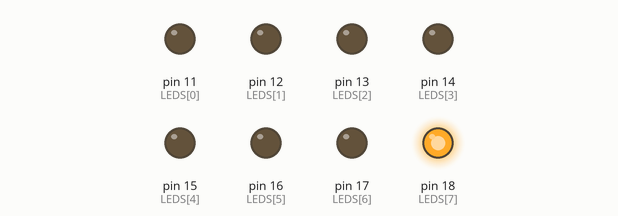
The sketch below on a simulated Arduino Uno, built with avr-gcc and run on an emulated ATmega328P. On the bench: output pins drawn as LEDs (lit = HIGH).

Above: at 0.16 s.
At 0.36 s:
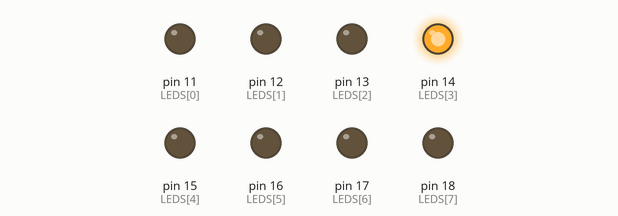
At 0.75 s:
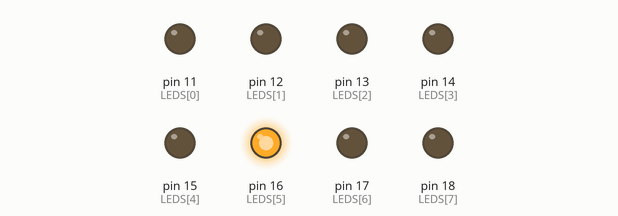
At 1.39 s:
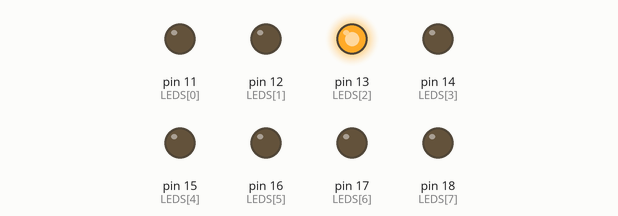
At 2.17 s:
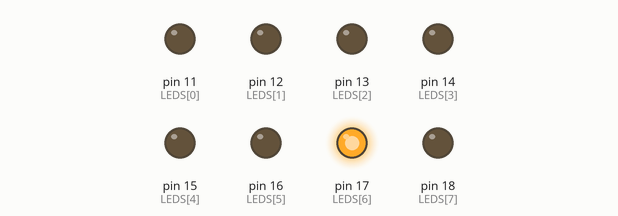
At 2.91 s:
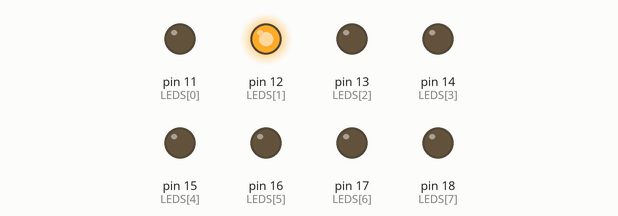
Timing chart, 0 to 3.2 s (numbered marks = the images above):
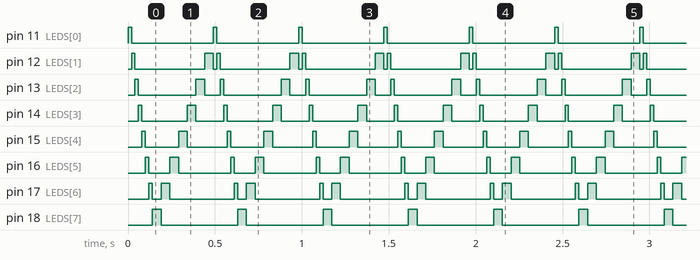

The sketch:

_21_8_bit_led_bouncing_light.ino
```cpp
uint8_t LEDS[] = {11, 12, 13, 14, 15, 16, 17, 18};

void setup() {
  // put your setup code here, to run once:
  for (uint8_t value = 0; value < 8; value++) {
    pinMode(LEDS[value], OUTPUT);
  }
}

void loop() {
  // put your main code here, to run repeatedly:
  for (uint8_t count = 0; count < 7; count++) {
    uint8_t value = 1 << count;
    show(value);
    delay(20);
  }
  for (uint8_t count = 0; count < 7; count++) {
    uint8_t value = 1 << (7 - count);
    show(value);
    delay(50);
  }
}

void show(uint8_t value) {
  for (uint8_t index = 0; index < 8; index++)
    digitalWrite(LEDS[index], bitRead(value, index));
}
```

Measured:
- by itself, pin 11 (LEDS[0]): alternates HIGH for 0.02 s and LOW for 0.47 s
- by itself, pin 12 (LEDS[1]): repeats every 0.49 s: LOW 0.40 s, HIGH 0.05 s, LOW 0.02 s, HIGH 0.02 s
- by itself, pin 13 (LEDS[2]): repeats every 0.49 s: LOW 0.33 s, HIGH 0.05 s, LOW 0.09 s, HIGH 0.02 s
- by itself, pin 14 (LEDS[3]): repeats every 0.49 s: LOW 0.26 s, HIGH 0.05 s, LOW 0.16 s, HIGH 0.02 s
- by itself, pin 15 (LEDS[4]): alternates HIGH for 0.02 s and LOW for 0.21 s
- by itself, pin 16 (LEDS[5]): repeats every 0.49 s: LOW 0.12 s, HIGH 0.05 s, LOW 0.30 s, HIGH 0.02 s
- by itself, pin 17 (LEDS[6]): repeats every 0.49 s: LOW 0.05 s, HIGH 0.05 s, LOW 0.37 s, HIGH 0.02 s
- by itself, pin 18 (LEDS[7]): alternates HIGH for 0.05 s and LOW for 0.44 s
